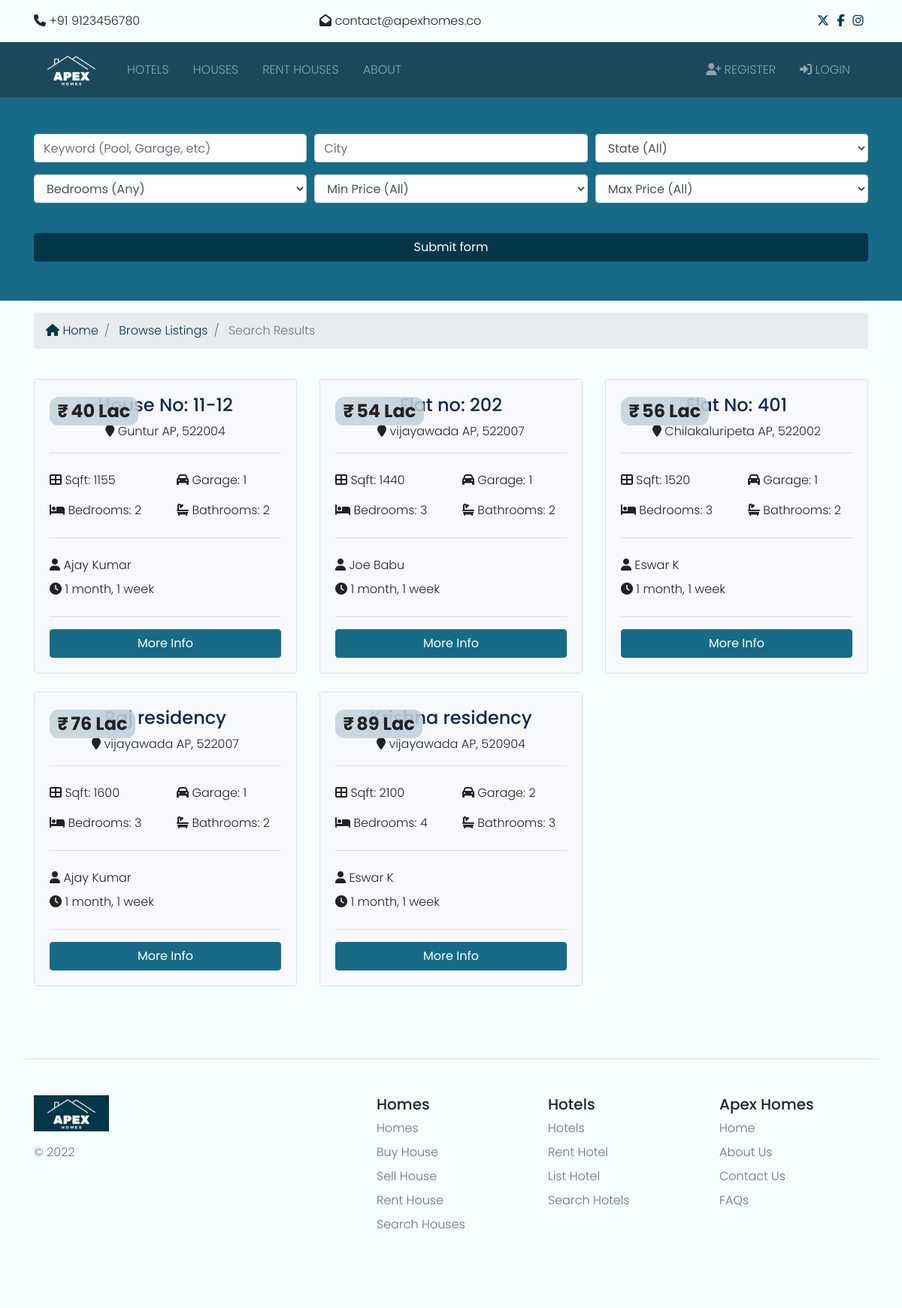
The page /listings/search on the database its author committed.
### listings/models.py (models this page shows, shortened)
class Listing(models.Model):
  state_choices = [
        ('AP', 'Andhra Pradesh'),
        ('AR', 'Arunachal Pradesh'),
        ('AS', 'Assam'),
        ('BR', 'Bihar'),
        ('CG', 'Chhattisgarh'),
        ('GA', 'Goa'),
        ('GJ', 'Gujarat'),
        ('HR', 'Haryana'),
        ('HP', 'Himachal Pradesh'),
        ('JK', 'Jammu and Kashmir'),
        ('JH', 'Jharkhand'),
        ('KA', 'Karnataka'),
        ('KL', 'Kerala'),
        ('MP', 'Madhya Pradesh'),
        ('MH', 'Maharashtra'),
        ('MN', 'Manipur'),
        ('ML', 'Meghalaya'),
        ('MZ', 'Mizoram'),
        ('NL', 'Nagaland'),
        ('OR', 'Orissa'),
        ('PB', 'Punjab'),
        ('RJ', 'Rajasthan'),
        ('SK', 'Sikkim'),
        ('TN', 'Tamil Nadu'),
        ('TR', 'Tripura'),
        ('UK', 'Uttarakhand'),
        ('UP', 'Uttar Pradesh'),
        ('WB', 'West Bengal'),
        ('TN', 'Tamil Nadu'),
        ('TR', 'Tripura'),
        ('AN', 'Andaman and Nicobar Islands'),
        ('CH', 'Chandigarh'),
        ('DH', 'Dadra and Nagar Haveli'),
        ('DD', 'Daman and Diu'),
        ('DL', 'Delhi'),
        ('LD', 'Lakshadweep'),
        ('PY', 'Pondicherry'),
    ]
  realtor = models.ForeignKey(Realtor, on_delete=models.CASCADE)
  title = models.CharField(max_length=200)
  address = models.CharField(max_length=200)
  city = models.CharField(max_length=100)
  state = models.CharField(max_length=100, choices=state_choices)
  zipcode = models.CharField(max_length=20)
  contact_info = models.PositiveBigIntegerField()
  description = models.TextField(blank=True)
  price = models.IntegerField()
  bedrooms = models.IntegerField()
  bathrooms = models.DecimalField(max_digits=1, decimal_places=0)
  garage = models.IntegerField(default=0)
  sqft = models.IntegerField()
  photo_main = models.ImageField(upload_to='photos/%Y/%m/%d/')
  photo_1 = models.ImageField(upload_to='photos/%Y/%m/%d/', blank=True)
  photo_2 = models.ImageField(upload_to='photos/%Y/%m/%d/', blank=True)
  photo_3 = models.ImageField(upload_to='photos/%Y/%m/%d/', blank=True)
  photo_4 = models.ImageField(upload_to='photos/%Y/%m/%d/', blank=True)
  photo_5 = models.ImageField(upload_to='photos/%Y/%m/%d/', blank=True)
  photo_6 = models.ImageField(upload_to='photos/%Y/%m/%d/', blank=True)
  is_published = models.BooleanField(default=True)
  list_date = models.DateTimeField(default=datetime.now, blank=True)

### realtors/models.py (models this page shows)
class Realtor(models.Model):
  name = models.CharField(max_length=200)
  photo = models.ImageField(upload_to='photos/%Y/%m/%d/', blank=True, null=True)
  description = models.TextField(blank=True)
  phone = models.CharField(max_length=20, unique=True)
  email = models.CharField(max_length=50)
  is_mvp = models.BooleanField(default=False)
  hire_date = models.DateTimeField(default=datetime.now, blank=True)
  def __str__(self):
    return self.name

### listings/views.py (the view, shortened to what this page needs)
# urls.py: path('search', views.search, name='search'),
def search(request):
    queryset_list = Listing.objects.order_by("-list_date")
    if "city" in request.GET:
        city = request.GET["city"]
        if city:
            queryset_list = queryset_list.filter(city__iexact=city)
    if "state" in request.GET:
        state = request.GET["state"]
        if state:
            queryset_list = queryset_list.filter(state__iexact=state)
    if "bedrooms" in request.GET:
        bedrooms = request.GET["bedrooms"]
        if bedrooms:
            queryset_list = queryset_list.filter(bedrooms__lte=bedrooms)
    if "min_price" in request.GET:
        price = request.GET["min_price"]
        if price:
            queryset_list = queryset_list.filter(price__gte=price)
    if "price" in request.GET:
        price = request.GET["price"]
        if price:
            queryset_list = queryset_list.filter(price__lte=price)
    queryset_list = queryset_list.order_by('price')
    context = {
        "state_choices": state_choices,
        "bedroom_choices": bedroom_choices,
        "price_choices": price_choices,
        "listings": queryset_list,
        "values": request.GET,
    }
    return render(request, "listings/search.html", context)

### templates/listings/search.html (shortened to what this page needs)
{% extends 'base.html' %}
{% load humanize %}
{% block content %}
<section id="showcase-inner" class="showcase-search text-white py-5">
    <div class="container">
      <div class="row text-center">
        <div class="col-md-12">
          <form action="{% url 'search' %}">
            <div class="form-row">
              <div class="col-md-4 mb-3">
                <input type="text" name="keywords" class="form-control" placeholder="Keyword (Pool, Garage, etc)" value="{{ values.keywords }}">
              </div>
              <div class="col-md-4 mb-3">
                <input type="text" name="city" class="form-control" placeholder="City" value="{{ values.city }}">
              </div>
              <div class="col-md-4 mb-3">
                <select name="state" class="form-control">
                  <option selected="true" disabled="disabled">State (All)</option>
                </select>
              </div>
            </div>
            <div class="form-row">
              <div class="col-md-4 mb-3">
                <select name="bedrooms" class="form-control">
                  <option selected="true" disabled="disabled">Bedrooms (Any)</option>
                </select>
              </div>
              <div class="col-md-4 mb-3">
                <select name="min_price" class="form-control">
                  <option selected="true" disabled="disabled">Min Price (All)</option>
                </select>
              </div>
              <div class="col-md-4 mb-3">
                <select name="max_price" class="form-control">
                  <option selected="true" disabled="disabled">Max Price (All)</option>
                </select>
              </div>
            </div>
            <button class="btn btn-secondary btn-block mt-4" type="submit">Submit form</button>
          </form>
        </div>
      </div>
    </div>
  </section>
  <section id="bc" class="mt-3">
    <div class="container">
      <nav aria-label="breadcrumb">
        <ol class="breadcrumb">
          <li class="breadcrumb-item">
            <a href="{% url 'index' %}">
              <i class="fas fa-home"></i> Home</a>
          </li>
          <li class="breadcrumb-item">
            <a href="{% url 'listings' %}">Browse Listings</a>
          </li>
          <li class="breadcrumb-item active"> Search Results</li>
        </ol>
      </nav>
    </div>
  </section>
  <section id="listings" class="py-4">
    <div class="container">
      <div class="row">
        {% if listings %}
          {% for listing in listings %}
          <div class="col-md-6 col-lg-4 mb-4">
              <div class="card listing-preview">
                <div class="card-img-overlay">
                  <h2>
                    <span class="badge badge-secondary text-white"><span style="margin-right: 0.2rem;">₹</span><span id="_price">{{ listing.price}}</span></span>
                  </h2>
                </div>
                <div class="card-body">
                  <div class="listing-heading text-center">
                    <h4 class="text-primary">{{ listing.title }}</h4>
                    <p>
                      <i class="fas fa-map-marker text-secondary"></i> {{ listing.city }} {{ listing.state }}, {{ listing.zipcode }}</p>
                  </div>
                  <hr>
                  <div class="row py-2 text-secondary">
                    <div class="col-6">
                      <i class="fas fa-th-large"></i> Sqft: {{ listing.sqft }}</div>
                    <div class="col-6">
                      <i class="fas fa-car"></i> Garage: {{ listing.garage }}</div>
                  </div>
                  <div class="row py-2 text-secondary">
                    <div class="col-6">
                      <i class="fas fa-bed"></i> Bedrooms: {{ listing.bedrooms }}</div>
                    <div class="col-6">
                      <i class="fas fa-bath"></i> Bathrooms: {{ listing.bathrooms }}</div>
                  </div>
                  <hr>
                  <div class="row py-2 text-secondary">
                    <div class="col-12">
                      <i class="fas fa-user"></i> {{ listing.realtor }}</div>
                  </div>
                  <div class="row text-secondary pb-2">
                    <div class="col-6">
                      <i class="fas fa-clock"></i> {{ listing.list_date | timesince }}</div>
                  </div>
                  <hr>
                  <a href="{% url 'listing' listing.id %}" class="btn btn-primary btn-block">More Info</a>
                </div>
              </div>
            </div>
          {% endfor %}
        {% else %}
          <div class="col-md-12">
            <p>No Listings Available</p>
          </div>
        {% endif %}
      </div>
    </div>
  </section>
  {% endblock %}

### btre/static/css/all.css (style rules this page uses)
.fa, .fas, .far, .fal, .fab { -moz-osx-font-smoothing: grayscale; -webkit-font-smoothing: antialiased; display: inline-block; font-style: normal; font-variant: normal; text-rendering: auto; line-height: 1; }
.fa-bath:before { content: "\f2cd"; }
.fa-bed:before { content: "\f236"; }
.fa-car:before { content: "\f1b9"; }
.fa-clock:before { content: "\f017"; }
.fa-home:before { content: "\f015"; }
.fa-map-marker:before { content: "\f041"; }
.fa-th-large:before { content: "\f009"; }
.fa-user:before { content: "\f007"; }
.fa, .fas { font-family: 'Font Awesome 5 Free'; font-weight: 900; }

### btre/static/css/style.css (style rules this page uses)
.btn-secondary { color: #fff !important; background-color: #04364A !important; border-color: #04364A !important; border-radius: 2; }
.btn-primary { background-color: #176B87 !important; border-color: #176B87 !important; border-radius: 2; }
.badge-secondary { backdrop-filter: blur(16px) saturate(180%); -webkit-backdrop-filter: blur(16px) saturate(180%); background-color: rgba(189, 205, 214, 0.75); border-radius: 12px; border: 1px solid rgba(209, 213, 219, 0.3); }
.badge-secondary span { color: #222222; }
body { background-color: #F5FEFD !important; font-family: 'Poppins', sans-serif; font-weight: 300; }
h2 { font-family: 'Poppins', sans-serif; font-weight: 400 !important; }
a { color: #04364A; }
#showcase-inner { background: url(../img/building.jpg) no-repeat top center fixed/cover; position: relative; overflow: hidden; min-height: 200px; }
#showcase-inner::before { content: ''; position: absolute; top: 0; left: 0; min-height: 100%; width: 100%; background: #176B87; }
#showcase-inner.showcase-search { min-height: 270px; }
.listing-preview a { position: relative; }
.text-secondary { color: #222222 !important; }

### templates/listings/search.html (style rules this page uses)
.card-body { background-color: ghostwhite ; }

### rows shown on the page
Listing: title "House No: 11-12", city "Guntur", state "AP", zipcode "522004", sqft "1155", garage "1", bedrooms "2", bathrooms "2", realtor "Ajay Kumar", list_date "1 month, 1 week"
Listing: title "Flat no: 202", city "vijayawada", state "AP", zipcode "522007", sqft "1440", garage "1", bedrooms "3", bathrooms "2", realtor "Joe Babu", list_date "1 month, 1 week"
Listing: title "Flat No: 401", city "Chilakaluripeta", state "AP", zipcode "522002", sqft "1520", garage "1", bedrooms "3", bathrooms "2", realtor "Eswar K", list_date "1 month, 1 week"
Listing: title "Raj residency", city "vijayawada", state "AP", zipcode "522007", sqft "1600", garage "1", bedrooms "3", bathrooms "2", realtor "Ajay Kumar", list_date "1 month, 1 week"
Listing: title "Krishna residency", city "vijayawada", state "AP", zipcode "520904", sqft "2100", garage "2", bedrooms "4", bathrooms "3", realtor "Eswar K", list_date "1 month, 1 week"
